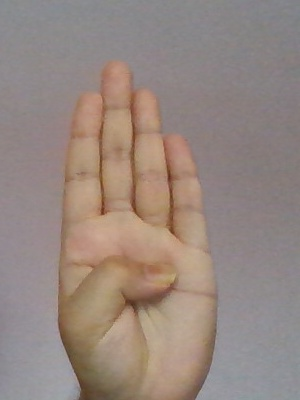
#> input picture Sign-Language-to-Text-master/data/train/B/110.jpg, 300 x 400 px
$ python preprocessing.py
#> lines starting #> are read from the running program, lines starting #| are printed output that depends on the picture
import numpy as np
import cv2
import os
import csv
from image_processing import func
if not os.path.exists("data2"):
	os.makedirs("data2")
if not os.path.exists("data2/train"):
	os.makedirs("data2/train")
if not os.path.exists("data2/test"):
	os.makedirs("data2/test")
path="data/train"
path1 = "data2"
a=['label']

for i in range(64*64):
	a.append("pixel"+str(i))


#outputLine = a.tolist()


label=0
var = 0
c1 = 0
c2 = 0

for (dirpath,dirnames,filenames) in os.walk(path):
	for dirname in dirnames:
		print(dirname)
		for(direcpath,direcnames,files) in os.walk(path+"/"+dirname):
			if not os.path.exists(path1+"/train/"+dirname):
				os.makedirs(path1+"/train/"+dirname)
			if not os.path.exists(path1+"/test/"+dirname):
				os.makedirs(path1+"/test/"+dirname)
			# num=0.75*len(files)
			num = 100000000000000000
			i=0
			for file in files:
				var+=1
				actual_path=path+"/"+dirname+"/"+file
				actual_path1=path1+"/"+"train/"+dirname+"/"+file
				actual_path2=path1+"/"+"test/"+dirname+"/"+file
				img = cv2.imread(actual_path, 0)
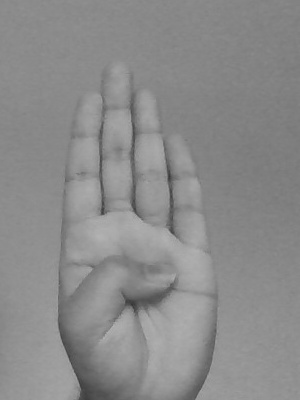
#> img: shape (400, 300); min 55, max 180, mean 139.2
#> (the run stopped early here; a loop or call above may not have finished)
